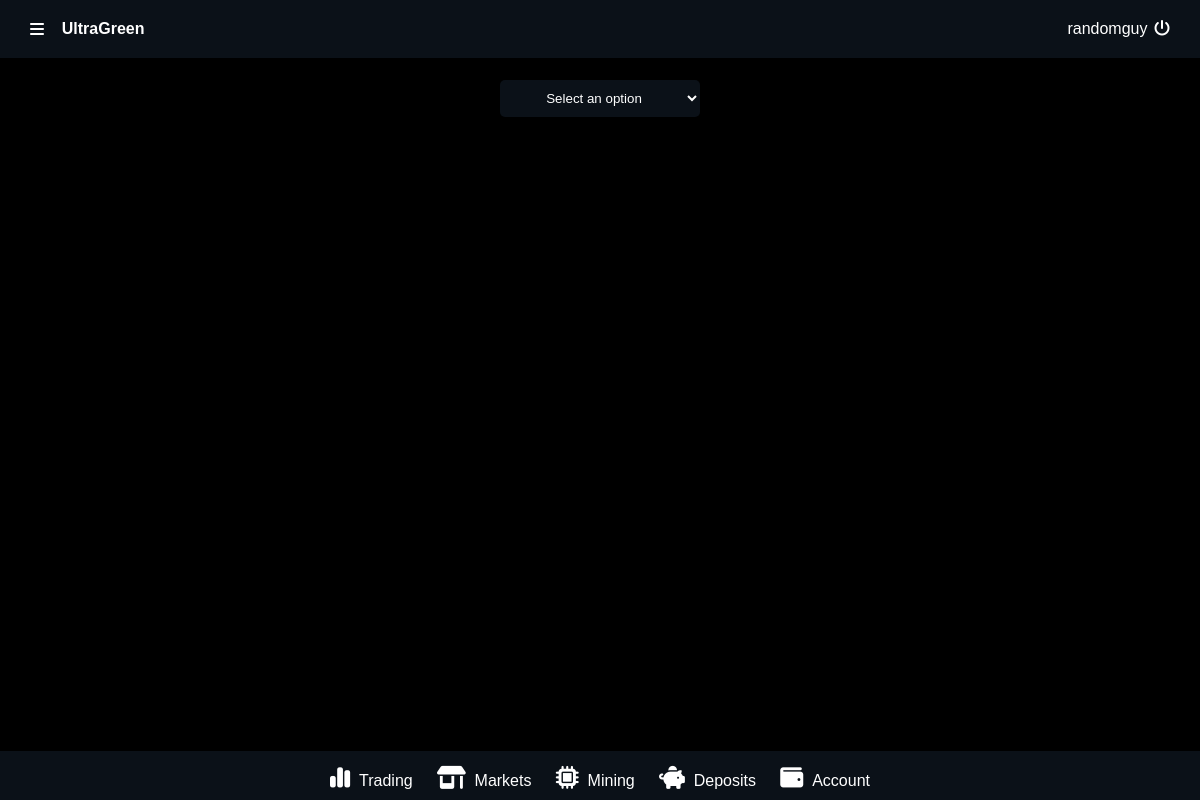
The app's page /market/CRYPTO (signed in), older data.
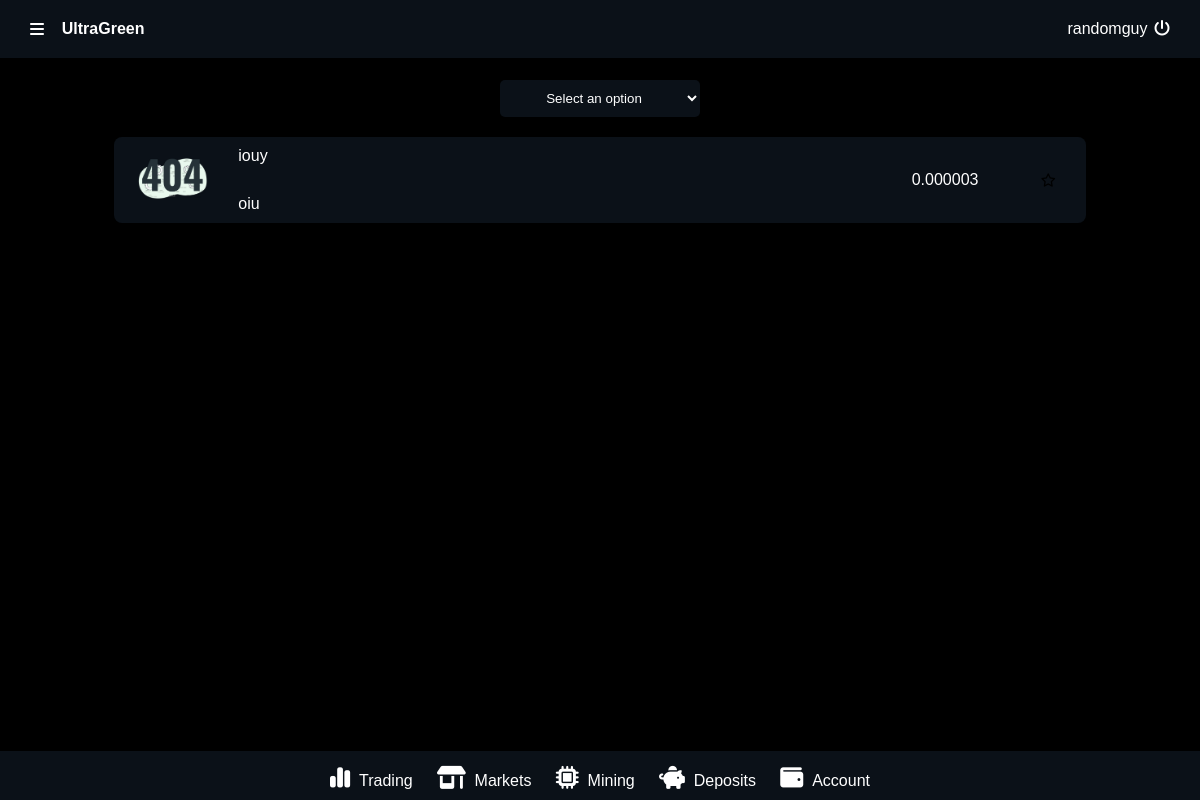
The same page, newer data.
### Green/models.py (models this page shows, shortened)
class Market(models.Model):
    name = models.CharField(max_length=200,null=False,blank=False)
    symbol = models.CharField(max_length=200,null=False,blank=False)
    form = models.CharField(max_length=200,null=False,blank=False,choices=MARKET_TYPE)
    value = models.DecimalField(max_digits=999,blank=False,null=False,decimal_places=6)
    image = models.ImageField(upload_to='images/', null=True, blank=True)
    date = models.DateTimeField(auto_now_add=True)
    class Meta:
        ordering=("-date",)

### Green/views.py (the view)
# urls.py: path('market/<str:id>', views.market,name="market"),
def market(request,id):
    if request.user.is_authenticated:
        profile  = Photo.objects.filter(user=request.user).first()
        name=id
        mylist = WatchList.objects.all()
        listall = []
        for obj in mylist:
            if obj.user == request.user:
                listall.append(obj.name)
            else:
                pass
        crypto = Market.objects.filter(form="CRYPTO")
        stock = Market.objects.filter(form="STOCKS")
        currency = Market.objects.filter(form="CURRENCIES")
        total_stock = []
        total_crypto = []
        total_currency = []
        for s,c,cr in zip(stock,currency,crypto):
            total_stock.append(s)
            total_currency.append(c)
            total_crypto.append(cr)
        market_data = Market.objects.all()
        data = {"total_stock":len(total_stock),"total_currency":len(total_currency),"total_crypto":len(total_crypto),
                "data":market_data,"name":name,"list":listall,"pic":profile,
                }
        return render(request,"market.html",data)
    else:
        return redirect(f"{settings.LOGIN_URL}?next={request.path}")

### templates/market.html (shortened to what this page needs)
{% load static %}
<!DOCTYPE html>
<html lang="en">
<head>
    <link rel="stylesheet" href="{% static 'css/traders.css' %}">
    <link rel="stylesheet" href="{% static 'css/market.css' %}">
    <link rel="stylesheet" href="{% static 'css/nav.css' %}">
    <link rel="stylesheet" href="https://cdnjs.cloudflare.com/ajax/libs/font-awesome/6.5.1/css/all.min.css">
    <link rel="stylesheet" href="{% static 'fontawesome-free-6.4.0-web/css/all.css' %}">
  <link rel="stylesheet" href="https://cdnjs.cloudflare.com/ajax/libs/animejs/3.2.0/anime.min.js">
  <link rel="stylesheet" href="https://cdnjs.cloudflare.com/ajax/libs/animejs/3.2.0/anime.min.js">
</head>
<body>
    {% include "top_nav.html" %}
    <div id="main">
        <div id="main2" onclick="CloseNav()">
            <div id="main3" style="overflow-x:hidden">
                <select id="mySelect" onchange="redirectToLink()">
                    <option value="" disabled selected>Select an option</option>
                </select>
                <div id="markets" >
                    {% for obj in data %}
                    {% if obj.form == name %}
                    <div class="market">
                        <div class="market-con">
                            <a href={% url "traderoom" obj.pk %} style="text-decoration:none;color:white">
                            <div class="market-info">
                                <div class="market-img">
                                    <img src="{{obj.image.url}}"/>
                                </div>
                                <div class="market-bio">
                                    <text class="market-name">{{obj.name}}</text>
                                    <text class="market-abb">{{obj.symbol}}</text>
                                </div>
                            </div>
                            </a>
                            <div class="market-stat">
                                <text class="num">{{obj.value}}</text>
                                {% if obj.name in list %}
                                    <button id="like-{{obj.pk}}" style="display:none;border-style:none;background-color:transparent"><i class="fa-regular fa-star"></i></button>
                                    <button id="close-{{obj.pk}}" style="border-style:none;background-color:transparent"><i class="fa-solid fa-star" ></i></button>
                                {% else %}
                                    <button id="like-{{obj.pk}}" style="border-style:none;background-color:transparent"><i class="fa-regular fa-star" ></i></button>
                                {% endif %}
                            </div>
                        </div>
                    </div>
                    {% endif %}
                    {% endfor %}
                </div>
                {% include "bottom_nav.html" %}
            </div>
        </div>
    </div>
</body>
</html>

### templates/top_nav.html
<nav id="top-nav">
    <div id="top-nav-con">
        <div id="nav-col1">
            <i class="fa-solid nav-icon fa-bars" onclick="OpenNav()" id="nav-ctrl"></i>&nbsp;&nbsp;&nbsp;&nbsp;<text id="logo"><a href={% url "home" %} style="text-decoration:none;color:white;font-weight:700">UltraGreen</a></text>
        </div>
        <div id="nav-col2">
            <text id="name">{{request.user}}</text>
            <div id="logout"><a style="text-decoration:none;color:white" href={% url "logout" %}><i class="fa-solid fa-power-off"></i></a></div>
        </div>
    </div>
</nav>

### templates/bottom_nav.html
<div id="footer-nav">
    <div id="footer-nav-con">
        <a href={% url "dashboard" %} class="footer-link"><i class="fa-solid footer-icon fa-chart-simple"></i>&nbsp;&nbsp;<text class="footer-link-text">Trading</text></a>
        <a href={% url "market" "CRYPTO" %} class="footer-link"><i class="fa-solid footer-icon fa-shop"></i>&nbsp;&nbsp;<text class="footer-link-text">Markets</text></a>
        <a href={% url "mining" %} class="footer-link"><i class="fa-solid footer-icon fa-microchip"></i>&nbsp;&nbsp;<text class="footer-link-text">Mining</text></a>
        <a href={% url "deposit" %} class="footer-link"><i class="fa-solid footer-icon fa-piggy-bank"></i>&nbsp;&nbsp;<text class="footer-link-text">Deposits</text></a>
        <a href={% url "account" %} class="footer-link"><i class="fa-solid footer-icon fa-wallet"></i>&nbsp;&nbsp;<text class="footer-link-text">Account</text></a>
    </div>
</div>

### static/css/traders.css (style rules this page uses)
body { display: flex; flex-direction: column; align-items: center; margin: 0%; font-family: sans-serif; background-color: #000000; }
#top-nav { position: fixed; width: 100%; padding-top: 20px; padding-bottom: 20px; background-color: #0b1118; display: flex; flex-direction: column; align-items: center; z-index: 1; }
#top-nav-con { display: flex; flex-direction: row; justify-content: space-between; align-items: center; width: 95%; color: white; }
#nav-col1 { width: 109px; display: flex; flex-direction: row; align-items: center; justify-content: space-between; }
#nav-col2 { width: 9%; display: flex; flex-direction: row; align-items: center; justify-content: space-between; }
#main { padding-top: 80px; display: flex; flex-direction: row; justify-content: space-between; align-items: center; width: 100%; }
#main2 { display: flex; flex-direction: column; align-items: center; width: 100%; padding-bottom: 100px; }
#main3 { display: flex; flex-direction: column; align-items: center; width: 90%; }

### static/css/market.css (style rules this page uses)
select { width: 200px; padding-top: 10px; padding-bottom: 10px; border-radius: 5px; background-color: #0b1118; color: white; border-style: none; text-align: center; }
#markets { margin-top: 20px; width: 100%; display: flex; flex-direction: column; align-items: center; gap: 20px; }
.market { padding-top: 10px; padding-bottom: 10px; border-radius: 8px; background-color: #0b1118; display: flex; flex-direction: column; align-items: center; width: 90%; color: white; }
.market-con { display: flex; flex-direction: row; align-items: center; justify-content: space-between; width: 95%; }
.market-info { display: flex; flex-direction: row; align-items: center; justify-content: space-between; width: 200px; gap: 20px; }
.market-img { width: 35%; border-radius: 8px; overflow: hidden; }
.market-img img { width: 100%; }
.market-bio { width: 50%; display: flex; flex-direction: column; gap: 30px; }
.market-stat { width: 150px; display: flex; flex-direction: row; align-items: center; justify-content: space-between; }

### static/css/nav.css (style rules this page uses)
#top-nav { position: fixed; width: 100%; padding-top: 20px; padding-bottom: 20px; background-color: #0b1118; display: flex; flex-direction: column; align-items: center; z-index: 1; }
#top-nav-con { display: flex; flex-direction: row; justify-content: space-between; align-items: center; width: 95%; color: white; }
#nav-col1 { width: 109px; display: flex; flex-direction: row; align-items: center; justify-content: space-between; }
#nav-col2 { width: 9%; display: flex; flex-direction: row; align-items: center; justify-content: space-between; }
#footer-nav { background-color: #0b1118; color: white; bottom: 0; width: 100%; position: fixed; display: flex; flex-direction: column; align-items: center; padding-top: 10px; padding-bottom: 10px; }
#footer-nav-con { display: flex; flex-direction: row; align-items: center; justify-content: space-between; width: 45%; }
.footer-link { color: white; padding-top: 5px; font-size: 16px; text-align: center; text-decoration: none; }
.footer-icon { font-size: 23px; }

Row changes from the older to the newer data that the page shows:
added Market: image (picture), name "iouy", symbol "oiu", value "0.000003"
